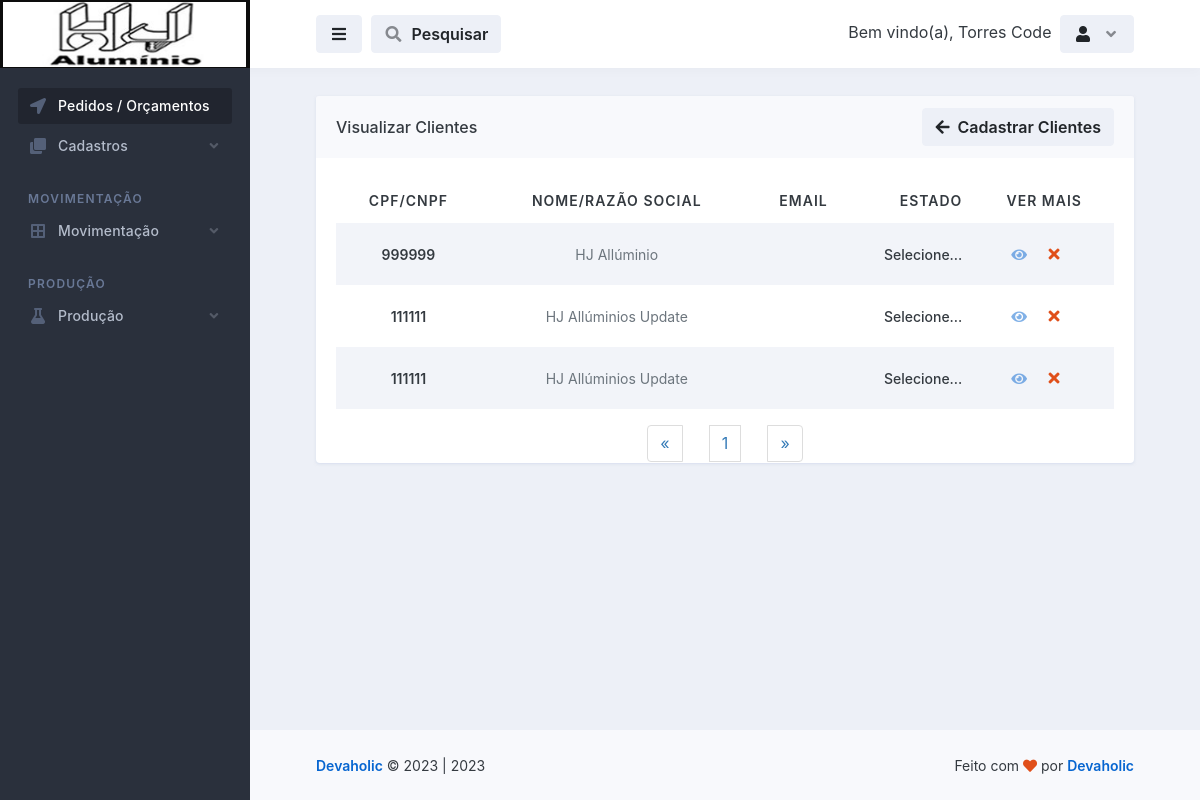
Screenshot of /cadastros/visualizar_clientes.php (signed in) with the database file from the repository.
### tables this page shows
CREATE TABLE `logado` (
  `id` int(11) NOT NULL,
  `nome` varchar(50) NOT NULL,
  `email` varchar(100) NOT NULL,
  `senha` varchar(50) NOT NULL,
  `parceiro_colaborador` varchar(100) NOT NULL,
  `cpf` int(100) NOT NULL,
  `rg` int(20) NOT NULL,
  `cep` int(20) NOT NULL,
  `endereco` varchar(100) NOT NULL,
  `telefone` varchar(50) NOT NULL,
  `complemento` varchar(100) NOT NULL,
  `bairro` varchar(100) NOT NULL,
  `cidade` varchar(100) NOT NULL,
  `uf` varchar(20) NOT NULL,
  `nascimento` varchar(100) NOT NULL,
  `nivel` varchar(20) NOT NULL
);

CREATE TABLE `clientes` (
  `id` int(11) NOT NULL,
  `cpf_cnpj` varchar(50) NOT NULL,
  `nome_razao_socil` varchar(50) NOT NULL,
  `contato` varchar(20) NOT NULL,
  `telefone` varchar(20) NOT NULL,
  `celular` varchar(20) NOT NULL,
  `email` varchar(50) NOT NULL,
  `senha` varchar(20) NOT NULL,
  `cep` varchar(20) NOT NULL,
  `rua` varchar(100) NOT NULL,
  `numero` varchar(20) NOT NULL,
  `complemento` varchar(100) NOT NULL,
  `bairro` varchar(100) NOT NULL,
  `cidade` varchar(100) NOT NULL,
  `estado` varchar(100) NOT NULL
);

### database.php (called while the page is built, shortened)
<?php
    class database
    {
        public $server = 'localhost';
        public $user = 'root';
        public $pass = '';
        public $bdn = 'maxportas';
        public function __construct()
        {
            try{
            $this->conn = new PDO('mysql:host='.$this->server.'; dbname='.$this->bdn, $this->user, $this->pass);
            } catch(PDOException $e){
                echo "Error $e";
            }
        }
    }
?>

### controllers/controllers_clientes.php (called while the page is built, shortened)
<?php
    include "../database.php";
class controllers_clientes extends database
{
    public function selecionar_clientes()
    {
        $selecionar_clientes = $this->conn->prepare("SELECT * FROM clientes ORDER BY id DESC");
        $selecionar_clientes->execute();
        $result_clientes = $selecionar_clientes->fetchAll(PDO::FETCH_ASSOC);
        return $result_clientes;
    }
}
?>

### cadastros/visualizar_clientes.php (the view, shortened to what this page needs)
<?php
$servidor = "localhost";
$usuario = "root";
$senha = "";
$dbname = "maxportas";
$conn = mysqli_connect($servidor, $usuario, $senha, $dbname);
$pagina = (isset($_GET['pagina']))? $_GET['pagina'] : 1;
$result_clientes = "SELECT * FROM clientes";
$resultado_clientes = mysqli_query($conn, $result_clientes);
$total_clientes = mysqli_num_rows($resultado_clientes);
$quantidade_pg = 10;
$num_pagina = ceil($total_clientes/$quantidade_pg);
$incio = ($quantidade_pg*$pagina)-$quantidade_pg;
$result_clientes = "SELECT * FROM clientes limit $incio, $quantidade_pg";
$resultado_clientes = mysqli_query($conn, $result_clientes);
?>
<!doctype html>
<html lang="en">
  <head>
    <link rel="stylesheet" id="css-main" href="../assets/css/dashmix.min.css">
    <link rel="stylesheet" href="../assets/css/pagination.css">
  </head>
  <body>
    <div id="page-container" class="sidebar-o sidebar-dark enable-page-overlay side-scroll page-header-fixed main-content-narrow">
    <?php require_once "../template/sidebar.php" ?>
<header id="page-header">
    <div class="content-header">
    <div class="space-x-1">
        <button type="button" class="btn btn-alt-secondary" data-toggle="layout" data-action="sidebar_toggle">
        <i class="fa fa-fw fa-bars"></i>
        </button>
            <button type="button" class="btn btn-alt-secondary" data-toggle="layout" data-action="header_search_on">
              <i class="fa fa-fw opacity-50 fa-search"></i> <span class="ms-1 d-none d-sm-inline-block">Pesquisar</span>
            </button>
    </div>
    <?php require_once "../template/btn_logout.php"; ?>
    </div>
</header>
      <main id="main-container">
        <div class="content content-full content-boxed">
          <div class="row">
            <div class="col-md-12">
              <div class="block block-rounded block-mode-loading-refresh">
                <div class="block-header block-header-default">
                  <h3 class="block-title">
                    Visualizar Clientes
                  </h3>
                  <a class="btn btn-alt-secondary" href="clientes.php">
                    <i class="fa fa-arrow-left me-1"></i> Cadastrar Clientes
                  </a>
                </div>
                <div class="block-content">
                  <table class="table table-striped table-hover table-borderless table-vcenter fs-sm">
                  <?php
                    require_once "../controllers/controllers_clientes.php";
                    $selecionar_clientes = new controllers_clientes();
                    $resul_clientes = $selecionar_clientes->selecionar_clientes();
                    if(count($resul_clientes) > 0)
                    { ?>
                    <thead style="text-align: center;">
                      <tr class="text-uppercase">
                        <th>CPF/CNPF</th>
                        <th class="d-none d-xl-table-cell">Nome/Razão Social</th>
                        <th>Email</th>
                        <th class="d-none d-sm-table-cell text-end" style="width: 120px;">Estado</th>
                        <th>Ver Mais</th>
                      </tr>
                    </thead>
                    <?php } ?>
                    <tbody style="text-align: center;">
                        <?php
                            require_once "../controllers/controllers_clientes.php";
                            $selecionar_clientes = new controllers_clientes();
                            $resul_clientes = $selecionar_clientes->selecionar_clientes();
                            if(count($resul_clientes) > 0)
                            {
                              while($row_clientes = mysqli_fetch_assoc($resultado_clientes)){ ?>
                              <tr>
                                  <td>
                                      <span class="fw-semibold"><?php echo $row_clientes['cpf_cnpj']; ?></span>
                                  </td>
                                  <td class="d-none d-xl-table-cell">
                                      <span class="fs-sm text-muted"><?php echo $row_clientes['nome_razao_socil']; ?></span>
                                  </td>
                                  <td>
                                  </td>
                                  <td class="d-none d-sm-table-cell text-end fw-medium">
                                  <?php echo $row_clientes['estado']; ?>
                                  </td>
                                  <td class="text-center text-nowrap fw-medium" style="display: flex; justify-content: center; align-items: center;">
                                      <a href="vermais_clientes.php?view_clientes=<?php $idCriptografado = base64_encode($row_clientes['id']); echo $idCriptografado; ?>">
                                          <i class="fa fa-eye me-1 opacity-50"></i>
                                      </a>
                                      <?php
                                       echo "<button class='btn' onclick='abrirModal(".$row_clientes['id'].")'><i class='fa fa-fw fa-times text-danger'></i></button>";
                                      ?>
                                  </td>
                              </tr>
                        <?php } } else{ echo "<h1>Nenhum registo encontrado!</h1>"; } ?>
                    </tbody>
                  </table>
                  <?php
                    $pagina_anterior = $pagina - 1;
                    $pagina_posterior = $pagina + 1;
                  ?>
                <nav class="text-center">
                  <ul class="pagination" style="display: flex; align-items: center; justify-content: space-between; width: 20%; margin: auto;">
                    <li>
                      <?php
                      if($pagina_anterior != 0){ ?>
                        <a href="visualizar_clientes.php?pagina=<?php echo $pagina_anterior; ?>" aria-label="Previous">
                          <span aria-hidden="true">&laquo;</span>
                        </a>
                      <?php }else{ ?>
                        <span aria-hidden="true">&laquo;</span>
                      <?php }  ?>
                    </li>
                    <?php
                    for($i = 1; $i < $num_pagina + 1; $i++){ ?>
                      <li><a href="visualizar_clientes.php?pagina=<?php echo $i; ?>"><?php echo $i; ?></a>
                      </li>
                    <?php } ?>
                    <li>
                      <?php
                      if($pagina_posterior <= $num_pagina){ ?>
                        <a href="visualizar_clientes.php?pagina=<?php echo $pagina_posterior; ?>" aria-label="Previous">
                          <span aria-hidden="true">&raquo;</span>
                        </a>
                      <?php }else{ ?>
                        <span aria-hidden="true">&raquo;</span>
                      <?php }  ?>
                    </li>
                  </ul>
                </nav>
                </div>
                </div>
              </div>
        </div>
      </main>
      <?php require_once "../template/footer.php"; ?>
    </div>
  </body>
</html>

### template/btn_logout.php (shortened to what this page needs)
<?php
    include "../conexao-bd.php";
    $email = $_SESSION['email'];
    $selecinarUserLogado = $conn->prepare("SELECT * FROM logado WHERE email = :email");
    $selecinarUserLogado->bindValue(':email', $email);
    $selecinarUserLogado->execute();
    $row = $selecinarUserLogado->fetch(PDO::FETCH_ASSOC);
?>
<div class="space-x-1">
    <div class="dropdown d-inline-block">
        <span class="d-sm-inline-block">Bem vindo(a), <?php echo $row['nome']; ?></span>
    </div>
    <div class="dropdown d-inline-block">
    <button type="button" class="btn btn-alt-secondary" id="page-header-user-dropdown" data-bs-toggle="dropdown" aria-haspopup="true" aria-expanded="false">
        <i class="fa fa-fw fa-user"></i>
        <i class="fa fa-fw fa-angle-down opacity-50 ms-1 d-none d-sm-inline-block"></i>
    </button>
    </div>
</div>

### assets/css/pagination.css (style rules this page uses)
.pagination { display:inline-block;padding-left:0;margin:20px 0;border-radius:4px }
.pagination>li { display:inline }
.pagination>li>a,.pagination>li>span { position:relative;float:left;padding:6px 12px;margin-left:-1px;line-height:1.42857143;color:#337ab7;text-decoration:none;background-color:#fff;border:1px solid #ddd }
.pagination>li:first-child>a,.pagination>li:first-child>span { margin-left:0;border-top-left-radius:4px;border-bottom-left-radius:4px }
.pagination>li:last-child>a,.pagination>li:last-child>span { border-top-right-radius:4px;border-bottom-right-radius:4px }

### rows the page displays
logado: nome "Torres Code"
clientes: cpf_cnpj "999999", nome_razao_socil "HJ Allúminio", estado "Selecione..."
clientes: cpf_cnpj "111111", nome_razao_socil "HJ Allúminios Update", estado "Selecione..."
clientes: cpf_cnpj "111111", nome_razao_socil "HJ Allúminios Update", estado "Selecione..."

### other values shown
Date('Y') "2023"
